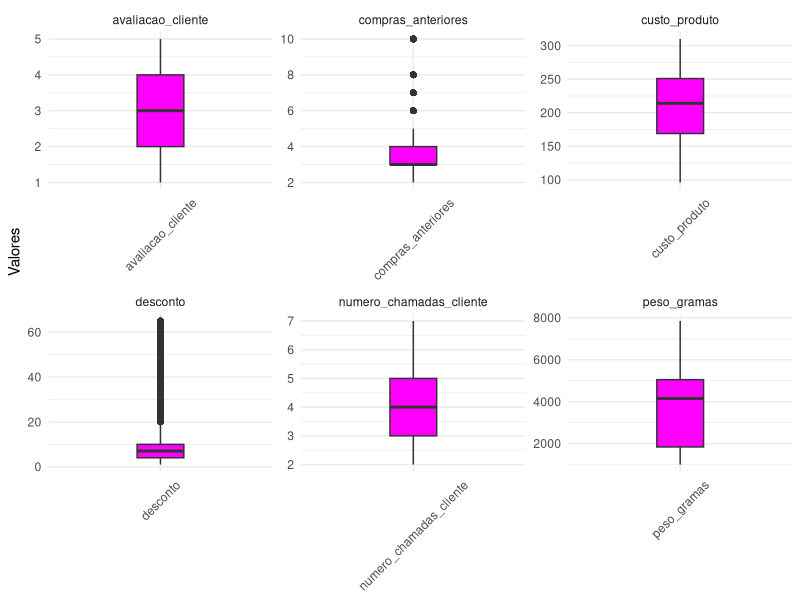
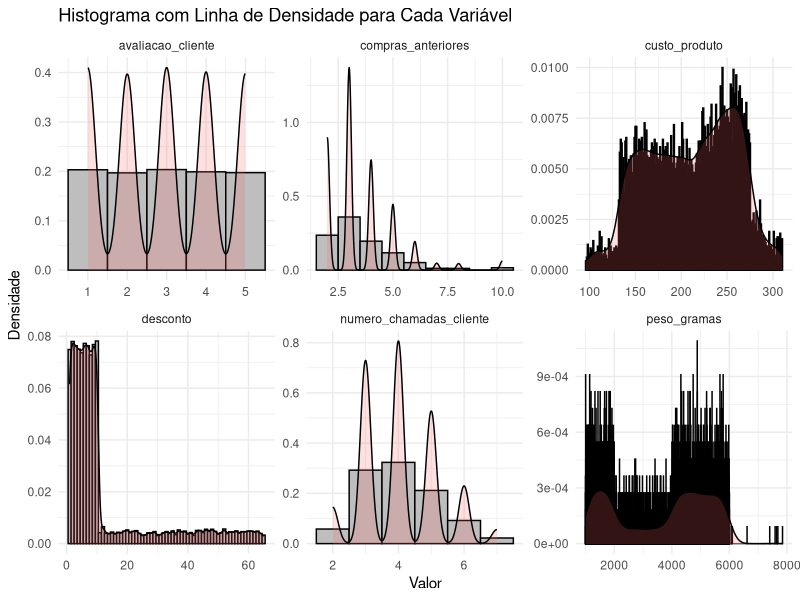
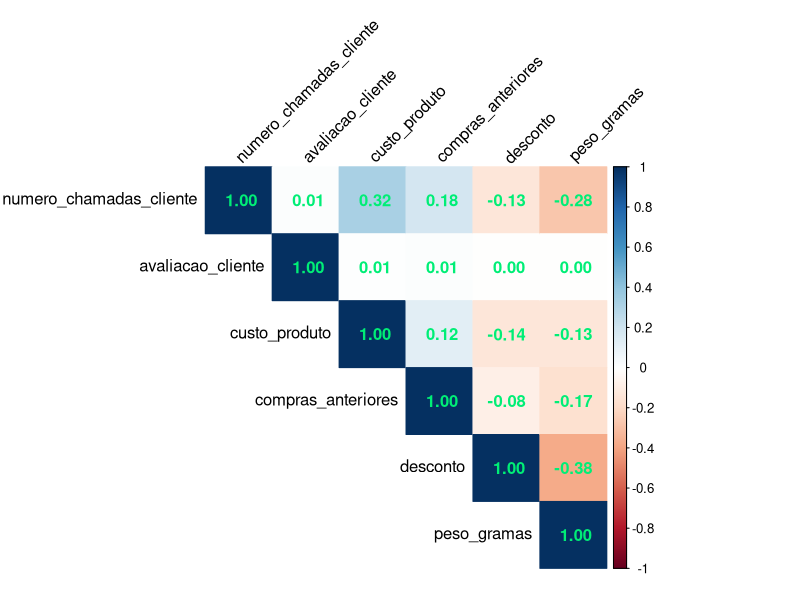
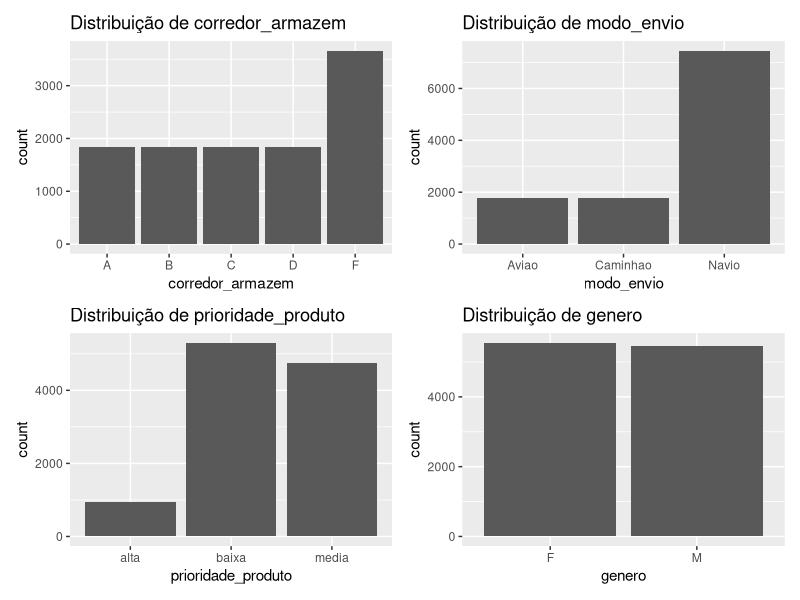
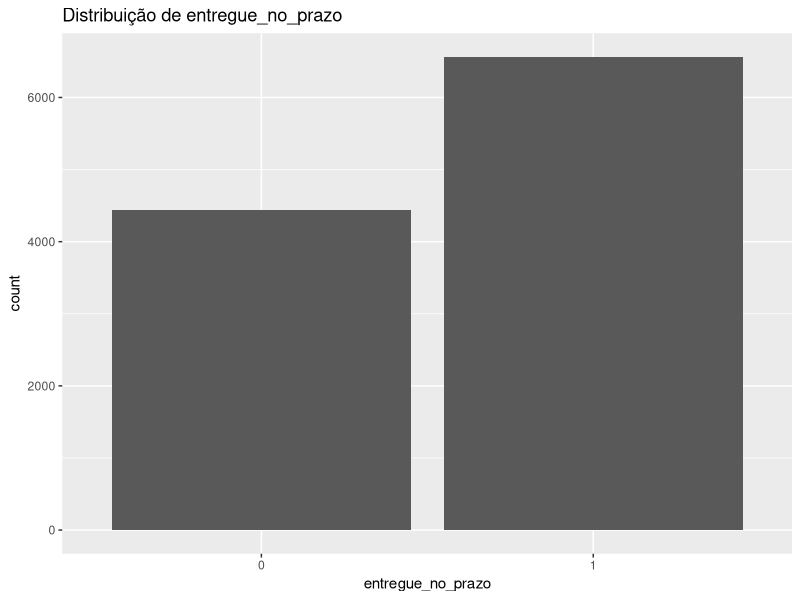
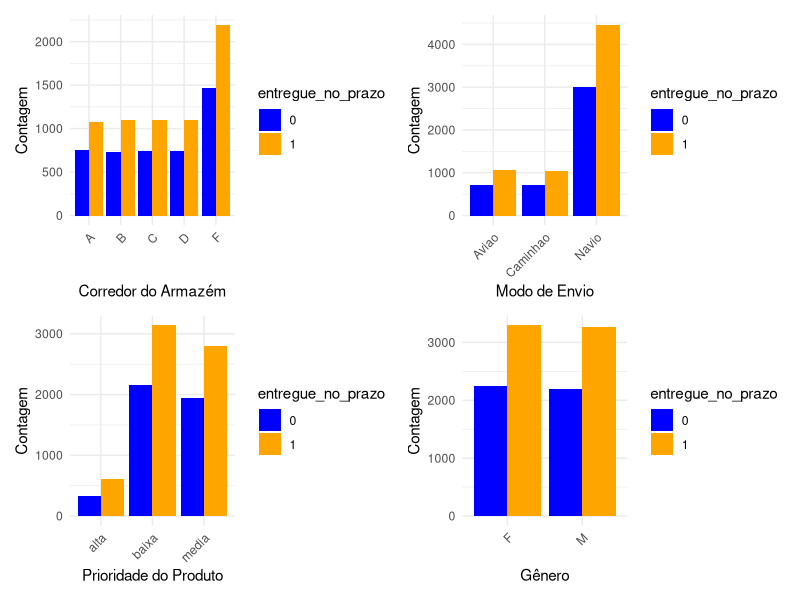
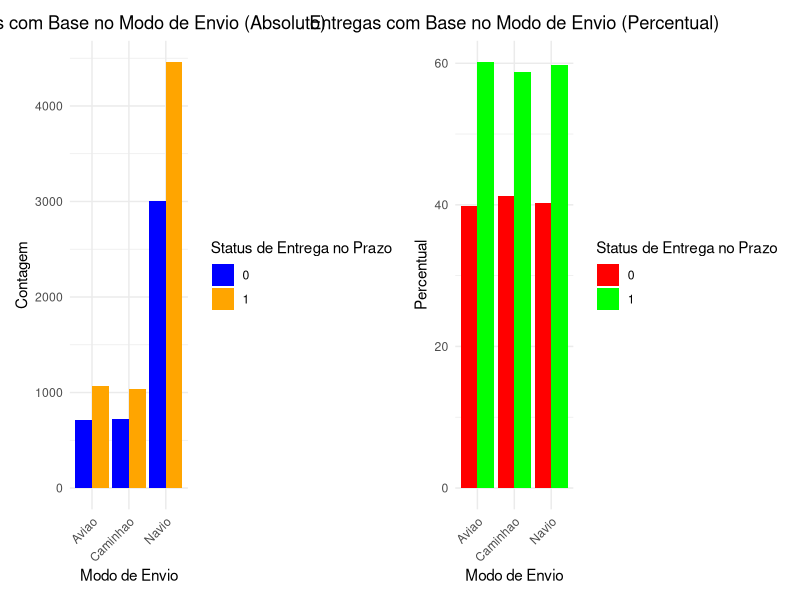
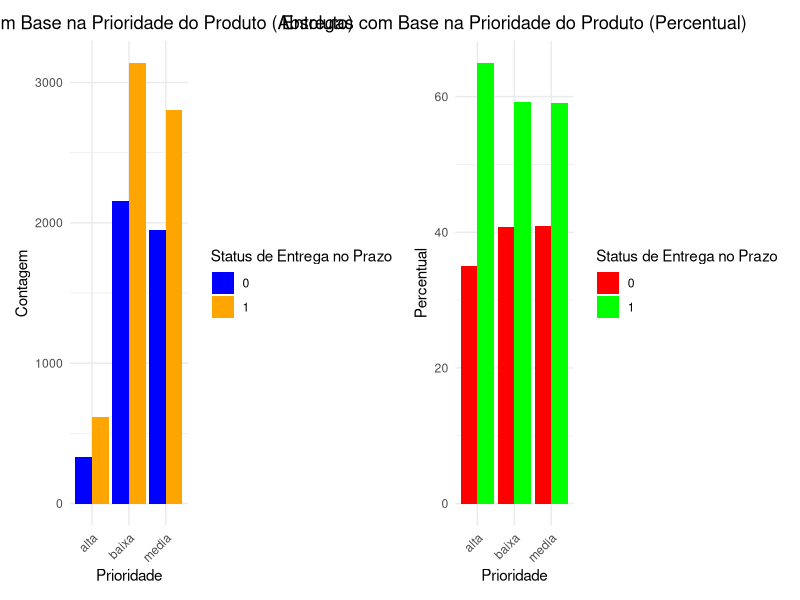

These charts were generated, in order, by the following R code: (Note: this script raises an error after producing the figures.)
####  Big Data Real-Time Analytics com Python e Spark  ####

# Configurando o diretório de trabalho
setwd("~/Desktop/DataScience/CienciaDeDados/2.Big-Data-Real-Time-Analytics-com-Python-e-Spark/4.Analise_Exploratoria_de_Dados")
getwd()



## Importando Pacotes
library(readxl)         # carregar arquivos
library(dplyr)          # manipula dados
library(tidyr)          # manipula dados (funcao pivot_longer)
library(ggplot2)        # gera gráficos
library(patchwork)      # unir gráficos
library(corrplot)       # mapa de Correlação




#############################             Estudo de Caso             #############################


###  Análise Exploratória e Data Wrangling Para E-Commerce Analytics



## Objetivo:

# - Este Estudo de Caso traz uma série de atividades em uma das tarefas mais importantes em Ciência de Dados, a Análise Exploratória.

# - Na Parte 1 do Estudo de Caso,a Análise Exploratória traz os detalhes técnicos com análise estatística, visualização de dados, interpretação de gráficos
#   e tabelas, análise univariada e bivariada e relatório de conclusão.

# - Na Parte 2 o foco é na Análise Exploratória para responder perguntas de negócio, onde os dados são manipulados através de Data Wrangling com Pandas e
#   analisados por diferentes perspectivas. Customização de gráficos é outro tema abordado durante as aulas.

# Todo Estudo de Caso é no contexto de um problema de negócio em E-Commerce Analytics.


### Definição do Problema

# - Uma empresa internacional de comércio eletrônico (E-commerce)que vende produtos eletrônicos deseja descobrir informações importantes de seu banco de dados
#   de clientes.

# - Os produtos ficam armazenados em um armazém na sede da empresa. Após concluir a compra no web site da empresa, o cliente recebe o produto em casa, em qualquer 
#   parte do mundo. Os produtos são enviados de Navio, Avião ou Caminhão, dependendo da região de entrega.

# - Em cada compra o cliente pode receber um desconto dependendo do peso do produto comprado. Cada cliente pode fazer chamadas ao suporte da empresa no caso de 
#   dúvidas ou problemas e após receber o produto o cliente pode deixar uma avaliação sobre a experiência de compra. O único dado pessoal sobre o cliente que está
#   disponível é o gênero.

# - Nosso trabalho neste Estudo de Caso é explorar os dados, compreender como estão organizados, detectar eventuais problemas e analisar os dados por diferentes
#   perspectivas.

# Trabalharemos com dados fictícios que representam dados reais de uma empresa de E-Commerce. Os dados estão disponíveis na pasta "dados".




####   PARTE 1   ####


## Carregando os Dados
df <- data.frame(read.csv2("dados/dataset.csv", sep = ","))
head(df)


## Realizando Análise Inicial (Sumário Estatístico, Veriricação de Valores NA, '' e especiais)

analise_inicial <- function(dataframe_recebido) {  # para encotrar linhas com caracter especial, vá para o fim do script
  # Sumário
  print(dim(dataframe_recebido))
  print(str(dataframe_recebido))
  print(summary(dataframe_recebido))
  cat("\n\n\n####  VERIFICANDO VALORES NA  ####\n\n")
  valores_na <- colSums(is.na(dataframe_recebido))
  if(any(valores_na > 0)) {
    cat("\n-> Colunas com valores NA:\n\n")
    print(valores_na[valores_na > 0])
  } else {
    cat("\n-> Não foram encontrados valores NA.\n")
  }
  cat("\n\n\n####  VERIFICANDO VALORES VAZIOS ''  ####\n\n")
  valores_vazios <- sapply(dataframe_recebido, function(x) sum(x == ""))
  if(any(valores_vazios > 0)) {
    cat("\n-> Colunas com valores vazios \"\":\n\n")
    print(valores_vazios[valores_vazios > 0])
  } else {
    cat("\n-> Não foram encontrados valores vazios \"\".\n")
  }
  cat("\n\n\n####  VERIFICANDO VALORES COM CARACTERES ESPECIAIS  ####\n\n")
  caracteres_especiais <- sapply(dataframe_recebido, function(x) {
    sum(sapply(x, function(y) {
      if(is.character(y) && length(y) == 1) {
        any(charToRaw(y) > 0x7E | charToRaw(y) < 0x20)
      } else {
        FALSE
      }
    }))
  })
  if(any(caracteres_especiais > 0)) {
    cat("\n-> Colunas com caracteres especiais:\n\n")
    print(caracteres_especiais[caracteres_especiais > 0])
  } else {
    cat("\n-> Não foram encontrados caracteres especiais.\n")
  }
}

analise_inicial(df)


## Modificando todas as variáveis do tipo chr para factor
df <- dplyr::mutate_if(df, is.character, as.factor)
str(df)


## Dividindo o Dataframe em Variáveis Categoricas, Variáveis Numéricas e Variável Alvo
names(df)

# Dataframe somente com as variáveis categóricas
df_categoricas <- df %>% 
  select(where(is.factor))

# Dataframe somente com as variáveis numéricas
df_numericas <- df %>% 
  select(where(is.numeric)) %>% 
  select(-ID, -entregue_no_prazo)

# Dataframe somente com a variável alvo/target "entregue_no_prazo"
df_target <- df %>%
  select(entregue_no_prazo) %>% 
  mutate(entregue_no_prazo = factor(entregue_no_prazo))



#### Explorando as Variáveis Numéricas

## Resumo Estatístico
summary(df_numericas)

# As colunas numero_chamadas_cliente, avaliacao_cliente e custo_produto parecem ter uma distribuição bastante simétrica (média e mediana não são tão diferentes).
# As colunas compras_anteriores e desconto parecem estar inclinadas para a direita (Média maior do que a Mediana).
# A coluna peso_gramas parece estar mais inclinada para a esquerda (Média menor do que a Mediana).


## Visualizando Através de Gráficos

# Transformar o dataframe para o formato longo apropriado para o ggplot
df_long_num <- df_numericas %>% 
  pivot_longer(
    cols = everything(), 
    names_to = "variable", 
    values_to = "value"
  )


# Box Plot
ggplot(data = df_long_num, aes(x = variable, y = value, fill = variable)) + 
  geom_boxplot(width = 0.25) +                                                       # Ajusta a largura dos boxes
  scale_fill_manual(values = rep("magenta", length(unique(df_long_num$variable)))) + 
  theme_minimal() + 
  theme(legend.position = "none", 
        axis.text.x = element_text(angle = 45, vjust = 0.5)) + 
  labs(x = NULL, y = "Valores") + 
  facet_wrap(~variable, scales = "free")

# Histograma  com linha de densidade para cada variável
ggplot(df_long_num, aes(x = value)) +
  geom_histogram(aes(y = ..density..), binwidth = 1, colour = "black", fill = "gray") +
  geom_density(alpha = .2, fill = "#FF6666") +
  facet_wrap(~ variable, scales = "free") +
  theme_minimal() +
  labs(title = "Histograma com Linha de Densidade para Cada Variável",
       x = "Valor",
       y = "Densidade")

rm(df_long_num)


## Mapa de Correlação (somente variáveis numéricas)

cor(df_numericas)
corrplot(cor(df_numericas),
         method = "color",
         type = "upper",
         addCoef.col = 'springgreen2',
         tl.col = "black",
         tl.srt = 45)




#### Explorando as Variáveis Categóricas

## Resumo estatístico
summary(df_categoricas)


## Visualizando Através de Gráficos
names(df_categoricas)

# Gráfico de Barras
grafico_corredor <- ggplot(df_categoricas, aes(x = corredor_armazem)) +
  geom_bar() +
  labs(title = "Distribuição de corredor_armazem")

# Gráfico para modo_envio
grafico_modo_envio <- ggplot(df_categoricas, aes(x = modo_envio)) +
  geom_bar() +
  labs(title = "Distribuição de modo_envio")

# Gráfico para prioridade_produto
grafico_prioridade <- ggplot(df_categoricas, aes(x = prioridade_produto)) +
  geom_bar() +
  labs(title = "Distribuição de prioridade_produto")

# Gráfico para genero
grafico_genero <- ggplot(df_categoricas, aes(x = genero)) +
  geom_bar() +
  labs(title = "Distribuição de genero")

# Colocando os gráficos em um único plot
grafico_completo <- (grafico_corredor | grafico_modo_envio) / (grafico_prioridade | grafico_genero)
grafico_completo

rm(grafico_corredor, grafico_modo_envio, grafico_prioridade, grafico_genero, grafico_completo)



head(df_categoricas)
head(df_target)
str(df_categoricas)
str(df_target)


## Explorando a Variável Alvo

# Resumo Estatístico
summary(df_target)

# Visualizando Através de Gráficos
ggplot(df_target, aes(x = entregue_no_prazo)) +
  geom_bar() +
  labs(title = "Distribuição de entregue_no_prazo")



#### Criando Gráficos para Análise das Variávels Categóricas x Variável Target

## Visualizando Através de Gráficos
names(df_categoricas)

# Gráfico de barras empilhadas para corredor_armazem
grafico_corredor <- ggplot(cbind(df_categoricas, df_target), aes(x = corredor_armazem, fill = entregue_no_prazo)) +
  geom_bar(position = "dodge") +
  scale_fill_manual(values = c("0" = "blue", "1" = "orange")) +
  labs(x = "Corredor do Armazém", y = "Contagem") +
  theme_minimal() +
  theme(axis.text.x = element_text(angle = 45, hjust = 1))

# Gráfico de barras empilhadas para modo_envio
grafico_modo_envio <- ggplot(cbind(df_categoricas, df_target), aes(x = modo_envio, fill = entregue_no_prazo)) +
  geom_bar(position = "dodge") +
  scale_fill_manual(values = c("0" = "blue", "1" = "orange")) +
  labs(x = "Modo de Envio", y = "Contagem") +
  theme_minimal() +
  theme(axis.text.x = element_text(angle = 45, hjust = 1))

# Gráfico de barras empilhadas para prioridade_produto
grafico_prioridade <- ggplot(cbind(df_categoricas, df_target), aes(x = prioridade_produto, fill = entregue_no_prazo)) +
  geom_bar(position = "dodge") +
  scale_fill_manual(values = c("0" = "blue", "1" = "orange")) +
  labs(x = "Prioridade do Produto", y = "Contagem") +
  theme_minimal() +
  theme(axis.text.x = element_text(angle = 45, hjust = 1))

# Gráfico de barras empilhadas para genero
grafico_genero <- ggplot(cbind(df_categoricas, df_target), aes(x = genero, fill = entregue_no_prazo)) +
  geom_bar(position = "dodge") +
  scale_fill_manual(values = c("0" = "blue", "1" = "orange")) +
  labs(x = "Gênero", y = "Contagem") +
  theme_minimal() +
  theme(axis.text.x = element_text(angle = 45, hjust = 1))

# Combinando os gráficos em um único plot
grafico_completo <- (grafico_corredor | grafico_modo_envio) / (grafico_prioridade | grafico_genero)
grafico_completo

rm(grafico_corredor, grafico_modo_envio, grafico_prioridade, grafico_genero, grafico_completo)



#### Conclusão da Parte 1:

## Algumas das coisas que encontramos neste conjunto de dados são:
  
# - Os dados parecem válidos e não há defeitos maiores/significativos.
# - Existem algumas distribuições que são um pouco *assimétricas*, isso deve ser lembrado se usarmos modelos que exijam a suposição de uma
#   distribuição normal.
# - Não detectamos problemas de multicolinearidade.
# - Alguns *recursos* parecem completamente não correlacionados.
# - Dos recursos categóricos, `modo_envio` , `corredor_armazem` e `importancia_produto` parecem úteis para prever a variável target.




####   PARTE 2   ####

# - Esta parte 2 terá como foco perguntas de negócio.


#### Pergunta 1:
#### Os atrasos nas entregas estão igualmente distribuídos pelos modos de envio? Há diferenças discrepantes?


## Criando Tabelas de Agragação

# Tabela de agregação 1 (agrupamento através de 'entregue_no_prazo' e 'modo_envio' e retornando a quantidade de valores únicos)
df_group1 <- df %>% 
  group_by(entregue_no_prazo, modo_envio) %>% 
  summarise(total = n(), .groups = "drop")
df_group1

# Tabela de agregação 2 (agrupamento através de 'entregue_no_prazo' e retornando a quantidade de valores únicos)
df_group2 <- df %>% 
  group_by(entregue_no_prazo) %>% 
  summarise(total = n(), .groups = "drop")
df_group2

# Tabela de agregação 3 (concatenando Tabela de Agregação 1 e Tabela de Agregação 2 com base na coluna "entregue_no_prazo")
df_group3 <- merge(df_group1, df_group2, by = 'entregue_no_prazo')
df_group3

# Tabela de agregação 4 (agrupamento através de 'modo_envio'  e retornando a quantidade de valores únicos)
df_group4 <- df %>% 
  group_by(modo_envio) %>% 
  summarise(total = n(), .groups = "drop")
df_group4

# Tabela de agregação 5 (concatenando Tabela de Agregação 1 e Tabela de Agregação 4 com base na coluna "modo_envio")
df_group5 <- merge(df_group1, df_group4, by = 'modo_envio')
df_group5


## Usando Tabela de Agregação 5

# Criando nova coluna Percentual
df_group5$Percentual <- (df_group5$total.x / df_group5$total.y) * 100
df_group5

# Renomear as colunas em df_group5
df_group5 <- df_group5 %>%
  rename(Status_Entrega_Prazo = entregue_no_prazo,
         Modo_De_Envio = modo_envio,
         Total_Por_Categoria = total.x,
         Total_Geral = total.y,
         Percentual = Percentual)
df_group5

# Transformando para factor a coluna Status_Entrega_Prazo
df_group5$Status_Entrega_Prazo <- as.factor(df_group5$Status_Entrega_Prazo)
str(df_group5)


rm(df_group1, df_group2, df_group3, df_group4)


## Gerando Gráficos Para Responder a Pergunta de Negócio

# Gráfico 1 - Análise em Valores Absolutos (utilizando o dataframe df)

# Gráfico de barras empilhadas para modo_envio
grafico_modo_envio_abs <- ggplot(cbind(df_categoricas, df_target), aes(x = modo_envio, fill = entregue_no_prazo)) +
  geom_bar(position = "dodge") +
  scale_fill_manual(values = c("0" = "blue", "1" = "orange")) +
  labs(title = "Entregas com Base no Modo de Envio (Absoluto)",
       x = "Modo de Envio", y = "Contagem", fill = "Status de Entrega no Prazo") +
  theme_minimal() +
  theme(axis.text.x = element_text(angle = 45, hjust = 1),
        plot.title = element_text(hjust = 0.5))
#grafico_modo_envio_abs


# Gráfico 2 - Análise em Valores Percentuais (utilizando o dataframe df_group5)

grafico_modo_envio_per <- ggplot(df_group5, aes(x = Modo_De_Envio, y = Percentual, fill = Status_Entrega_Prazo)) +
  geom_bar(stat = "identity", position = "dodge") +
  scale_fill_manual(values = c("0" = "red", "1" = "green")) +
  labs(title = "Entregas com Base no Modo de Envio (Percentual)",
       x = "Modo de Envio", y = "Percentual", fill = "Status de Entrega no Prazo") +
  theme_minimal() +
  theme(axis.text.x = element_text(angle = 45, hjust = 1),
        plot.title = element_text(hjust = 0.5))
#grafico_modo_envio_per


# Combinando os gráficos em um único plot
grafico_completo <- grafico_modo_envio_abs | grafico_modo_envio_per
grafico_completo

rm(grafico_modo_envio_abs, grafico_modo_envio_per)


# -> Resposta: as respostas estão nos gráficos.




#### Pergunta 2:
#### Há diferença significativa no atraso das entregas quando o produto tem prioridade baixa ou média?

## Criando Tabelas de Agragação
names(df)

# Tabela de agregação 1 (agrupamento através de 'entregue_no_prazo' e 'prioridade_produto' e retornando a quantidade de valores únicos)
df_group1 <- df %>% 
  group_by(entregue_no_prazo, prioridade_produto) %>% 
  summarise(total = n(), .groups = "drop")
df_group1

# Tabela de agregação 2 (agrupamento através de 'entregue_no_prazo' e retornando a quantidade de valores únicos)
df_group2 <- df %>% 
  group_by(entregue_no_prazo) %>% 
  summarise(total = n(), .groups = "drop")
df_group2

# Tabela de agregação 3 (concatenando Tabela de Agregação 1 e Tabela de Agregação 2 com base na coluna "entregue_no_prazo")
df_group3 <- merge(df_group1, df_group2, by = 'entregue_no_prazo')
df_group3

# Tabela de agregação 4 (agrupamento através de 'prioridade_produto'  e retornando a quantidade de valores únicos)
df_group4 <- df %>% 
  group_by(prioridade_produto) %>% 
  summarise(total = n(), .groups = "drop")
df_group4

# Tabela de agregação 5 (concatenando Tabela de Agregação 1 e Tabela de Agregação 4 com base na coluna "prioridade_produto")
df_group5 <- merge(df_group1, df_group4, by = 'prioridade_produto')
df_group5


## Usando Tabela de Agregação 5

# Criando nova coluna Percentual
df_group5$Percentual <- (df_group5$total.x / df_group5$total.y) * 100
df_group5

# Renomear as colunas em df_group5
df_group5 <- df_group5 %>%
  rename(Status_Entrega_Prazo = entregue_no_prazo,
         Prioridade_do_Produto = prioridade_produto,
         Total_Por_Categoria = total.x,
         Total_Geral = total.y,
         Percentual = Percentual)
df_group5

# Transformando para factor a coluna Status_Entrega_Prazo
df_group5$Status_Entrega_Prazo <- as.factor(df_group5$Status_Entrega_Prazo)
str(df_group5)


rm(df_group1, df_group2, df_group3, df_group4)


## Gerando Gráficos Para Responder a Pergunta de Negócio

# Gráfico 1 - Análise em Valores Absolutos (utilizando o dataframe df)

# Gráfico de barras empilhadas para modo_envio
grafico_modo_envio_abs <- ggplot(cbind(df_categoricas, df_target), aes(x = prioridade_produto, fill = entregue_no_prazo)) +
  geom_bar(position = "dodge") +
  scale_fill_manual(values = c("0" = "blue", "1" = "orange")) +
  labs(title = "Entregas com Base na Prioridade do Produto (Absoluto)",
       x = "Prioridade", y = "Contagem", fill = "Status de Entrega no Prazo") +
  theme_minimal() +
  theme(axis.text.x = element_text(angle = 45, hjust = 1),
        plot.title = element_text(hjust = 0.5))
#grafico_modo_envio_abs


# Gráfico 2 - Análise em Valores Percentuais (utilizando o dataframe df_group5)

grafico_modo_envio_per <- ggplot(df_group5, aes(x = Prioridade_do_Produto, y = Percentual, fill = Status_Entrega_Prazo)) +
  geom_bar(stat = "identity", position = "dodge") +
  scale_fill_manual(values = c("0" = "red", "1" = "green")) +
  labs(title = "Entregas com Base na Prioridade do Produto (Percentual)",
       x = "Prioridade", y = "Percentual", fill = "Status de Entrega no Prazo") +
  theme_minimal() +
  theme(axis.text.x = element_text(angle = 45, hjust = 1),
        plot.title = element_text(hjust = 0.5))
#grafico_modo_envio_per


# Combinando os gráficos em um único plot
grafico_completo <- grafico_modo_envio_abs | grafico_modo_envio_per
grafico_completo

rm(grafico_modo_envio_abs, grafico_modo_envio_per)


# -> Resposta: as respostas estão nos gráficos.




#### Pergunta 3:
#### Quais corredores armazenam produtos com maior proporção de entregas com atraso?
names(df)

# Tabela de agregação 1 (agrupamento através de 'entregue_no_prazo' e 'corredor_armazem' e retornando a quantidade de valores únicos)
df_group1 <- df %>% 
  group_by(entregue_no_prazo, corredor_armazem) %>% 
  summarise(total = n(), .groups = "drop")
df_group1

# Tabela de agregação 2 (agrupamento através de 'entregue_no_prazo' e retornando a quantidade de valores únicos)
df_group2 <- df %>% 
  group_by(entregue_no_prazo) %>% 
  summarise(total = n(), .groups = "drop")
df_group2

# Tabela de agregação 3 (concatenando Tabela de Agregação 1 e Tabela de Agregação 2 com base na coluna "entregue_no_prazo")
df_group3 <- merge(df_group1, df_group2, by = 'entregue_no_prazo')
df_group3

# Tabela de agregação 4 (agrupamento através de 'corredor_armazem'  e retornando a quantidade de valores únicos)
df_group4 <- df %>% 
  group_by(corredor_armazem) %>% 
  summarise(total = n(), .groups = "drop")
df_group4

# Tabela de agregação 5 (concatenando Tabela de Agregação 1 e Tabela de Agregação 4 com base na coluna "corredor_armazem")
df_group5 <- merge(df_group1, df_group4, by = 'corredor_armazem')
df_group5


## Usando Tabela de Agregação 5

# Criando nova coluna Percentual
df_group5$Percentual <- (df_group5$total.x / df_group5$total.y) * 100
df_group5

# Renomear as colunas em df_group5
df_group5 <- df_group5 %>%
  rename(Status_Entrega_Prazo = entregue_no_prazo,
         Corredor_do_Armazem = corredor_armazem,
         Total_Por_Categoria = total.x,
         Total_Geral = total.y,
         Percentual = Percentual)
df_group5

# Transformando para factor a coluna Status_Entrega_Prazo
df_group5$Status_Entrega_Prazo <- as.factor(df_group5$Status_Entrega_Prazo)
str(df_group5)


rm(df_group1, df_group2, df_group3, df_group4)


## Gerando Gráficos Para Responder a Pergunta de Negócio

# Gráfico 1 - Análise em Valores Absolutos (utilizando o dataframe df)

# Gráfico de barras empilhadas para modo_envio
grafico_modo_envio_abs <- ggplot(cbind(df_categoricas, df_target), aes(x = corredor_armazem, fill = entregue_no_prazo)) +
  geom_bar(position = "dodge") +
  scale_fill_manual(values = c("0" = "blue", "1" = "orange")) +
  labs(title = "Entregas com Base no Corredor do Armazem (Absoluto)",
       x = "Corredor", y = "Contagem", fill = "Status de Entrega no Prazo") +
  theme_minimal() +
  theme(axis.text.x = element_text(angle = 45, hjust = 1),
        plot.title = element_text(hjust = 0.5))
#grafico_modo_envio_abs


# Gráfico 2 - Análise em Valores Percentuais (utilizando o dataframe df_group5)

grafico_modo_envio_per <- ggplot(df_group5, aes(x = Corredor_do_Armazem, y = Percentual, fill = Status_Entrega_Prazo)) +
  geom_bar(stat = "identity", position = "dodge") +
  scale_fill_manual(values = c("0" = "red", "1" = "green")) +
  labs(title = "Entregas com Base no Corredor do Armazem (Percentual)",
       x = "Corredor", y = "Percentual", fill = "Status de Entrega no Prazo") +
  theme_minimal() +
  theme(axis.text.x = element_text(angle = 45, hjust = 1),
        plot.title = element_text(hjust = 0.5))
#grafico_modo_envio_per


# Combinando os gráficos em um único plot
grafico_completo <- grafico_modo_envio_abs | grafico_modo_envio_per
grafico_completo

rm(grafico_modo_envio_abs, grafico_modo_envio_per)


# -> Resposta: as respostas estão nos gráficos.




#### DESAFIO:
#### Como a densidade da variável que representa desconto influencia o status de entrega dos produtos? Crie um gráfico.
str(df)

# Histograma
ggplot(df, aes(x = desconto, fill = factor(entregue_no_prazo))) +
  geom_histogram(aes(y = ..density..), binwidth = 1, position = "identity", alpha = 0.6) +
  geom_density(alpha = 0.2) +
  scale_fill_manual(values = c("0" = "red", "1" = "green")) +
  labs(title = "Influência do Desconto no Status de Entrega",
       x = "Desconto", y = "Densidade",
       fill = "Entrega no Prazo") +
  theme_minimal()

# Densidade
ggplot(df, aes(x = desconto, color = factor(entregue_no_prazo))) +
  geom_density(fill = NA, size = 1.2) + # 'fill = NA' remove o preenchimento; 'size' ajusta a largura da linha
  scale_color_manual(values = c("0" = "red", "1" = "green")) + # Define as cores para cada grupo
  labs(title = "Densidade do Desconto por Status de Entrega",
       x = "Desconto", y = "Densidade",
       color = "Entrega no Prazo") +
  theme_minimal()


























# Alternativa para encontrar a linha com caractere especial (somente 1 linha)
for (i in 1:nrow(df2)) {
  if (any(charToRaw(df2$installment[i]) > 0x7E) | any(charToRaw(df2$installment[i]) < 0x20)) {
    cat("A linha com o caractere especial na coluna 'installment' é:", i, "\n")
    break
  }
}
# Encontrar linhas QUE NÃO TEM caracteres especiais na coluna ESPECÍFICA (para mais de 1 linha com caracteres especiais)
linhas_com_caracteres_especiais <- which(sapply(df2$int_rate, function(x) grepl("[^\\x20-\\x7E]", x)))

# Exibir as linhas que contêm caracteres especiais, se houver
if (length(linhas_com_caracteres_especiais) > 0) {
  cat("Foram encontrados valores com caracteres especiais nas linhas:", paste(linhas_com_caracteres_especiais, collapse=", "), "\n")
} else {
  cat("Não foram encontrados valores com caracteres especiais.\n")
}
